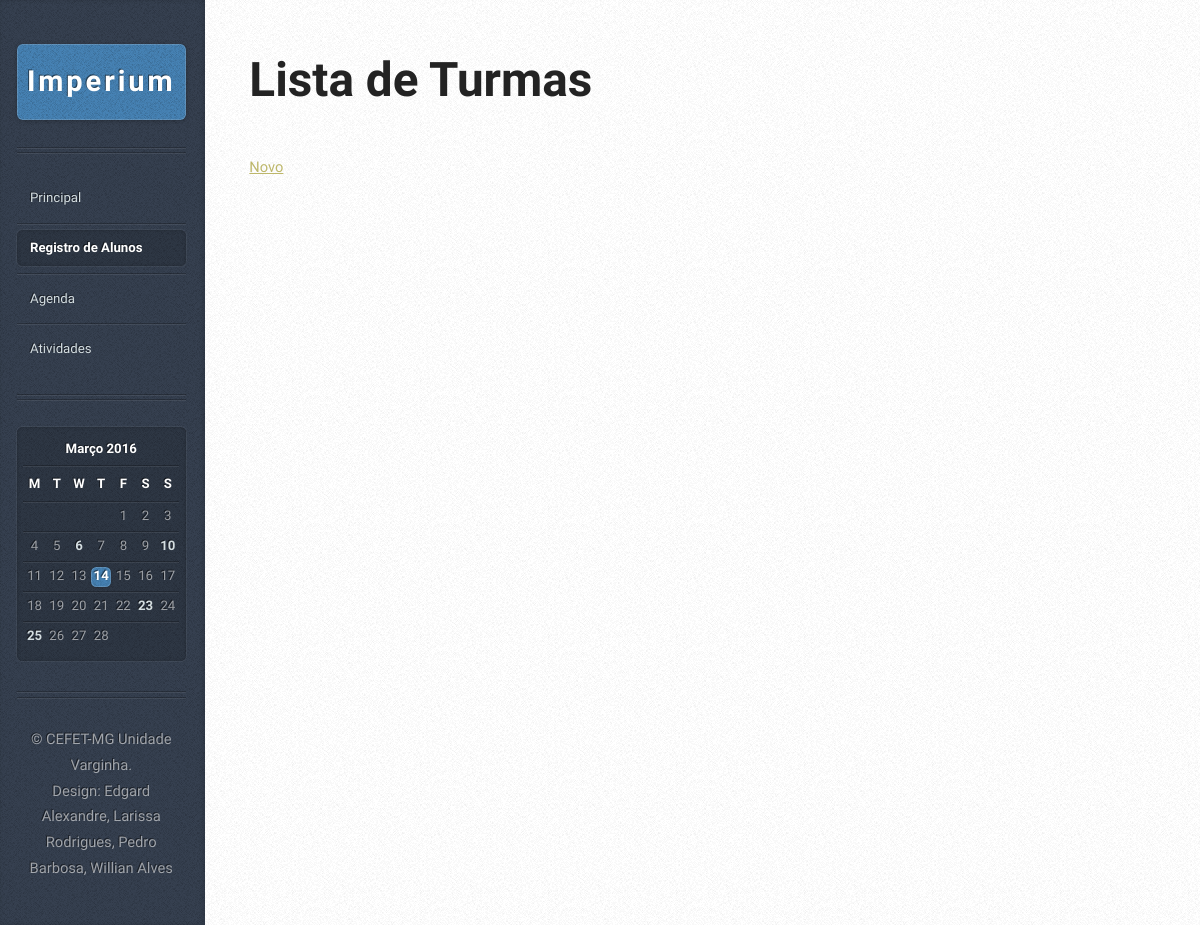
/turmaRegistro.php, run on an earlier commit of the app's database.
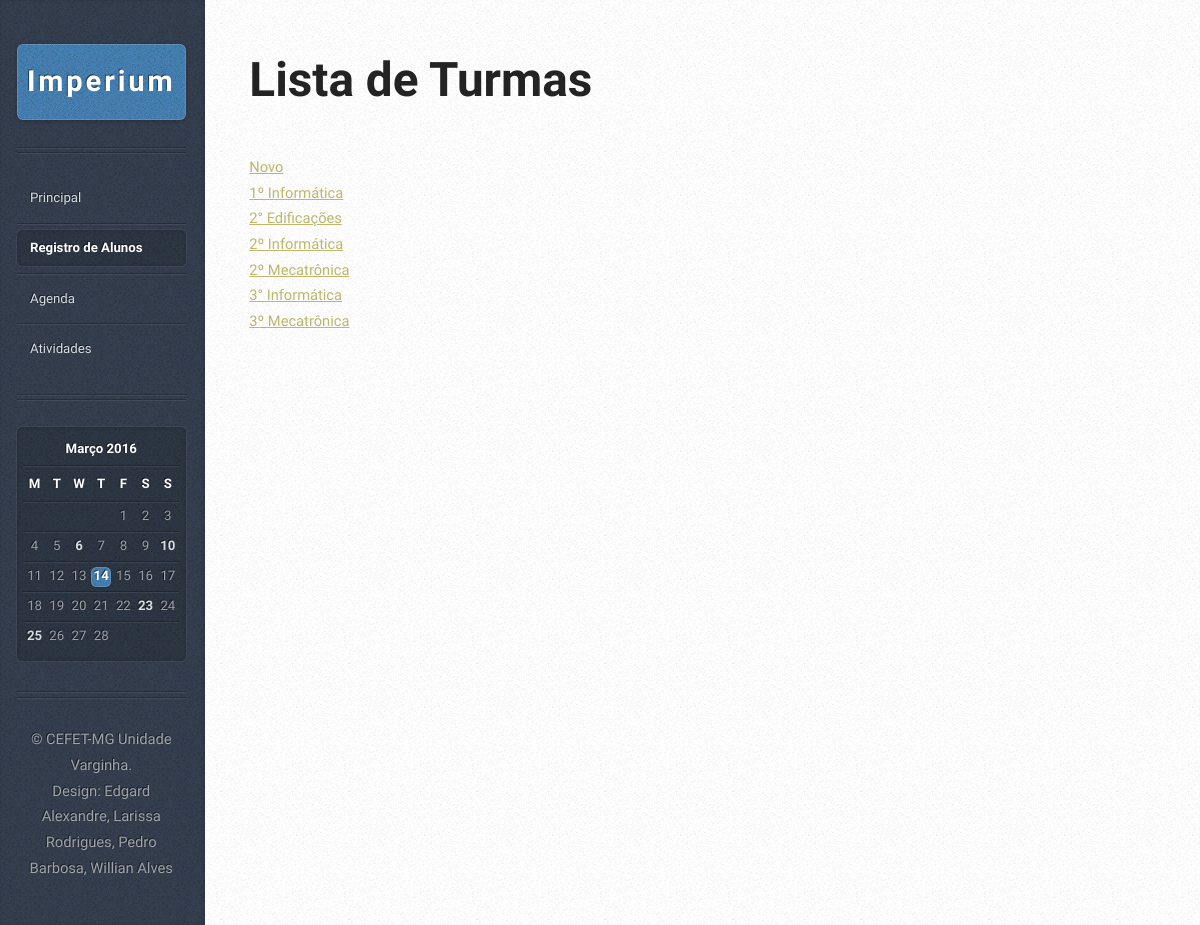
And on a later commit of the database.
### tables this page shows
CREATE TABLE IF NOT EXISTS `turma` (
  `idTurma` int(11) NOT NULL AUTO_INCREMENT,
  `nomeTurma` varchar(45) DEFAULT NULL,
  PRIMARY KEY (`idTurma`)
);

### turmaRegistro.php (the view, shortened to what this page needs)
<?php
    $PDO = db_connect();
    $sql = "SELECT idTurma, nomeTurma FROM Turma ORDER BY nomeTurma ASC";
    $stmt = $PDO->prepare($sql);
    $stmt->execute();
?>
<!DOCTYPE HTML>
<html>
<head>
    <link rel="stylesheet" href="assets/css/mainScreen.css" />
</head>
<body>
<div id="content">
    <div class="inner">
        <article class="box post post-excerpt">
            <header>
			<h2>Lista de Turmas</h2>
            </header>
				<table>
                    <?php while($Turma = $stmt->fetch(PDO::FETCH_ASSOC)): ?>
					<tr>
						<td><a href = "alunoLista.php?id=<?php echo $Turma['idTurma']?>"><?php echo $Turma['nomeTurma'] ?></a></td>
                    </tr>
                   <?php endwhile;?>
                    <a href="form-add-Turma.php"> Novo</a><br>
				</table>
                </div>
    </div>
			<div id="sidebar">
					<h1 id="logo"><a href="#">Imperium</a></h1>
					<nav id="nav">
						<ul>
							<li><a href="indexMain.html">Principal</a></li>
							<li class="current"><a href="turmaRegistro.php">Registro de Alunos</a></li>
							<li><a href="calendario.html">Agenda</a></li>
							<li><a href="relatorios.html">Atividades</a></li>
						</ul>
					</nav>
					<section class="box calendar">
						<div class="inner">
							<table>
								<caption>Março 2016</caption>
								<thead>
									<tr>
										<th scope="col" title="Monday">M</th>
										<th scope="col" title="Tuesday">T</th>
										<th scope="col" title="Wednesday">W</th>
										<th scope="col" title="Thursday">T</th>
										<th scope="col" title="Friday">F</th>
										<th scope="col" title="Saturday">S</th>
										<th scope="col" title="Sunday">S</th>
									</tr>
								</thead>
								<tbody>
									<tr>
										<td colspan="4" class="pad"><span>&nbsp;</span></td>
										<td><span>1</span></td>
										<td><span>2</span></td>
										<td><span>3</span></td>
									</tr>
									<tr>
										<td><span>4</span></td>
										<td><span>5</span></td>
										<td><a href="#">6</a></td>
										<td><span>7</span></td>
										<td><span>8</span></td>
										<td><span>9</span></td>
										<td><a href="#">10</a></td>
									</tr>
									<tr>
										<td><span>11</span></td>
										<td><span>12</span></td>
										<td><span>13</span></td>
										<td class="today"><a href="#">14</a></td>
										<td><span>15</span></td>
										<td><span>16</span></td>
										<td><span>17</span></td>
									</tr>
									<tr>
										<td><span>18</span></td>
										<td><span>19</span></td>
										<td><span>20</span></td>
										<td><span>21</span></td>
										<td><span>22</span></td>
										<td><a href="#">23</a></td>
										<td><span>24</span></td>
									</tr>
									<tr>
										<td><a href="#">25</a></td>
										<td><span>26</span></td>
										<td><span>27</span></td>
										<td><span>28</span></td>
										<td class="pad" colspan="3"><span>&nbsp;</span></td>
									</tr>
								</tbody>
							</table>
						</div>
					</section>
					<ul id="copyright">
						<li>&copy; CEFET-MG Unidade Varginha.</li><li>Design: Edgard Alexandre, Larissa Rodrigues, Pedro Barbosa, Willian Alves</a></li>
					</ul>
			</div>
	</body>
</html>

What changed in the data, as far as the page shows it:
added turma: nomeTurma "1º Informática"
added turma: nomeTurma "2° Edificações"
added turma: nomeTurma "2º Informática"
added turma: nomeTurma "2º Mecatrônica"
added turma: nomeTurma "3° Informática"
added turma: nomeTurma "3º Mecatrônica"
